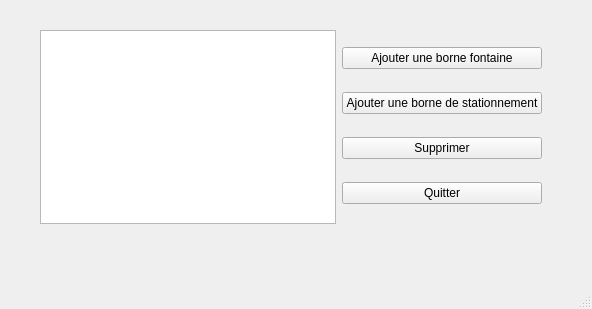
<?xml version="1.0" encoding="UTF-8"?>
<ui version="4.0">
 <class>RegistreBorneGUIClass</class>
 <widget class="QMainWindow" name="RegistreBorneGUIClass">
  <property name="geometry">
   <rect>
    <x>0</x>
    <y>0</y>
    <width>592</width>
    <height>309</height>
   </rect>
  </property>
  <property name="windowTitle">
   <string>MainWindow</string>
  </property>
  <widget class="QWidget" name="centralwidget">
   <widget class="QWidget" name="layoutWidget">
    <property name="geometry">
     <rect>
      <x>40</x>
      <y>30</y>
      <width>502</width>
      <height>194</height>
     </rect>
    </property>
    <layout class="QHBoxLayout" name="horizontalLayout">
     <item>
      <widget class="QTableWidget" name="borneTable"/>
     </item>
     <item>
      <layout class="QVBoxLayout" name="verticalLayout">
       <item>
        <widget class="QPushButton" name="addFontaineBtn">
         <property name="text">
          <string>Ajouter une borne fontaine</string>
         </property>
        </widget>
       </item>
       <item>
        <widget class="QPushButton" name="addStationnementBtn">
         <property name="text">
          <string>Ajouter une borne de stationnement</string>
         </property>
        </widget>
       </item>
       <item>
        <widget class="QPushButton" name="deleteBtn">
         <property name="text">
          <string>Supprimer</string>
         </property>
        </widget>
       </item>
       <item>
        <widget class="QPushButton" name="quitBtn">
         <property name="text">
          <string>Quitter</string>
         </property>
        </widget>
       </item>
      </layout>
     </item>
    </layout>
   </widget>
  </widget>
  <widget class="QMenuBar" name="menubar">
   <property name="geometry">
    <rect>
     <x>0</x>
     <y>0</y>
     <width>592</width>
     <height>27</height>
    </rect>
   </property>
  </widget>
  <widget class="QStatusBar" name="statusbar"/>
 </widget>
 <resources/>
 <connections/>
</ui>
